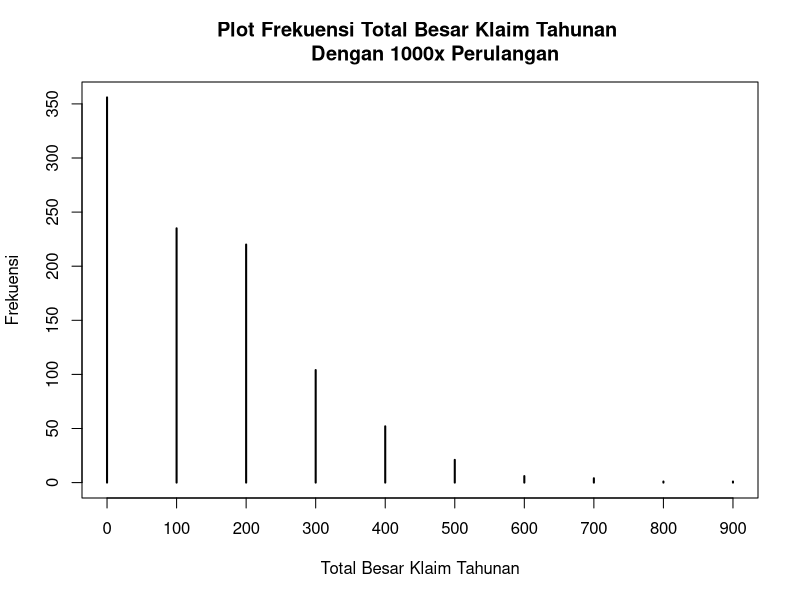
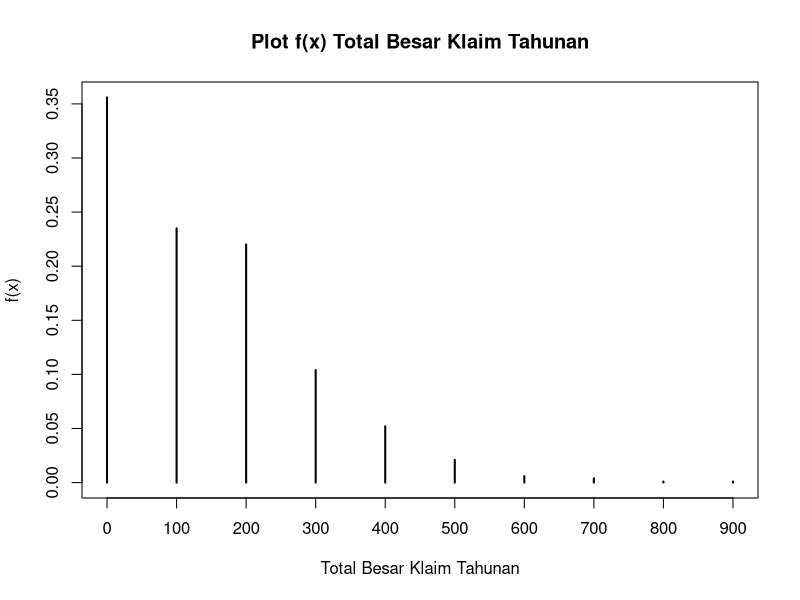
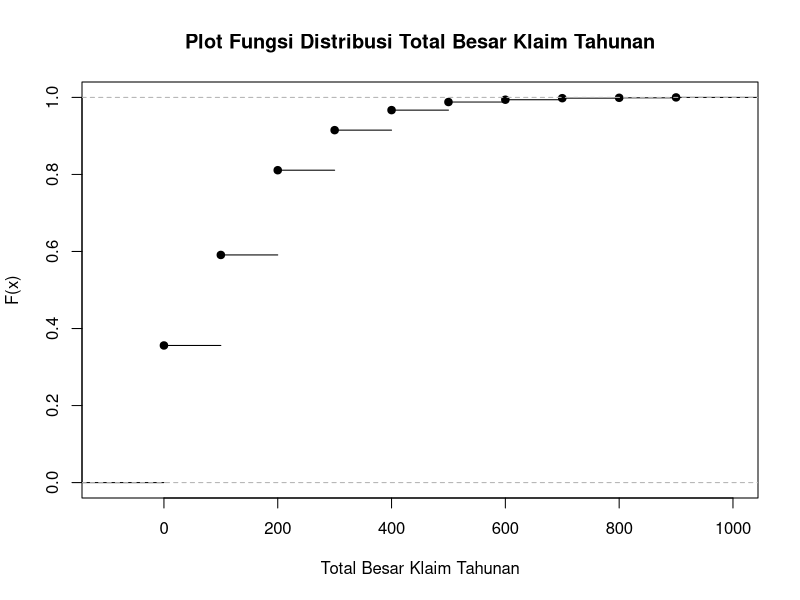

Write the R code that produced these figures, in order.
#Tugas2Teris
jumlahbesarklaim <- NULL
for(i in 1:1000){
  N <- rpois(100,0.01)
  X <- sample(c(100,200), size=100, replace=TRUE, prob=c(2/3,1/3))
  jumlahbesarklaim[i] <- sum(N*X)
  }
jumlahbesarklaim
table(jumlahbesarklaim)
plot(table(jumlahbesarklaim), xlab="Total Besar Klaim Tahunan", ylab="Frekuensi", main="Plot Frekuensi Total Besar Klaim Tahunan 
     Dengan 1000x Perulangan" )

#Plot Peluang Total Besar Klaim
Px=table(jumlahbesarklaim)/1000
plot(Px, xlab="Total Besar Klaim Tahunan", ylab="f(x)", main="Plot f(x) Total Besar Klaim Tahunan")
Px
#Plot Fungsi Distribusi Total Besar Klaim (F(x))
plot(ecdf(jumlahbesarklaim), ylab="F(x)",xlab="Total Besar Klaim Tahunan", main="Plot Fungsi Distribusi Total Besar Klaim Tahunan")
